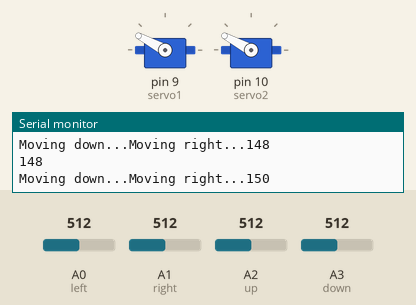
Bench run of a sketch on a simulated Arduino Uno, built with avr-gcc and run on an emulated ATmega328P. On the bench: 2 × servo, the last lines printed to the serial monitor. Inputs (shaded band) come from the test bench; at power-on: A0 (left) = 512, A1 (right) = 512, A2 (up) = 512, A3 (down) = 512.

Above: at 1.2 s.
1.3 s: A0 (left) set to 620
3.2 s: A0 (left) set to 642
4.8 s: A1 (right) set to 327
7.8 s: A1 (right) set to 292
At 8.0 s:
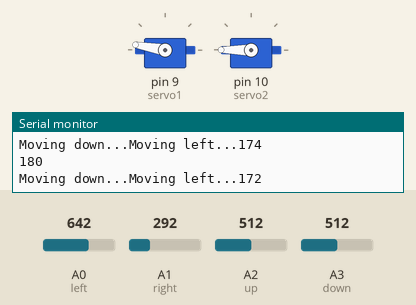
At 8.63 s:
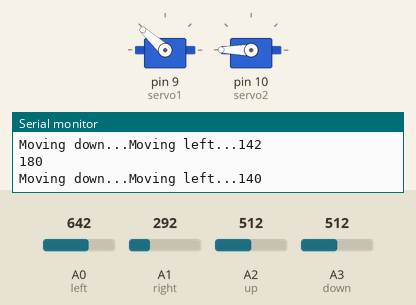
10.8 s: A2 (up) set to 863
At 12.2 s:
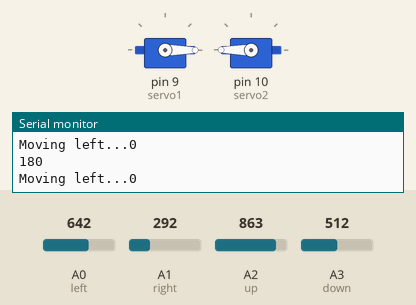
12.6 s: A2 (up) set to 881
At 16.4 s:
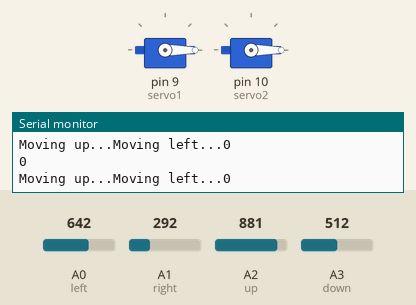
Timing chart, 0 to 16.6 s (numbered marks = the images above; inputs shaded):
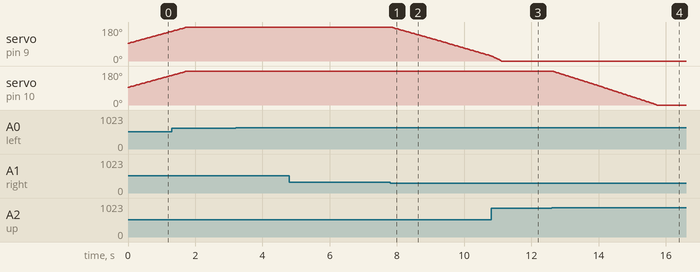

Measured:
- the behaviour switches between 309 and 308 on A1 (right) (found by bisection; images 0 and 1)
- the behaviour switches between 871 and 872 on A2 (up) (found by bisection; images 3 and 4)
- after the input at 7.8 s, servo on pin 9 (servo1): moves from 180° to 28° over 2.9 s, starting at once
- after the input at 12.6 s, servo on pin 10 (servo2): moves from 180° to 0° over 3.1 s, starting at once

The sketch:

ldr.ino
```cpp
#define left A0  // sensor's left
#define right A1 // sensor's right
#define up A2  // sensor's up
#define down A3 // sensor's down

int threshold = 25;
int pos1 =90;
int pos2 =90;

#include <Servo.h>
Servo servo1,servo2;      //initialize a servo object for the connected servo

void setup()
{
  servo1.attach(9);servo2.attach(10);   // attach the signal pin of servo to pin9 of arduino
 pinMode(left, INPUT);
 pinMode(up, INPUT);
 pinMode(down, INPUT);
 pinMode(right, INPUT);
 Serial.begin(9600);
}
int direction1()
{
  int r=analogRead(right),l=analogRead(left);
  int rt=map(analogRead(right),520,960,0,100),lt=map(analogRead(left),700,960,0,100);// 0 - dark and 1023 - light
  //Serial.print(r);Serial.print(", ");Serial.print(l);
  return rt-lt;
}
int direction2()
{
  int r=analogRead(up),l=analogRead(down);
  int rt=map(analogRead(up),400,930,0,100),lt=map(analogRead(down),130,730,0,100);// 0 - dark and 1023 - light
  //Serial.print(r);Serial.print(", ");Serial.print(l);
  return rt-lt;
}
void loop()
{
 int dir2 = direction2(),dir1 = direction1(),r=0,l=0;
  if(dir2>threshold){Serial.print("Moving up...");pos2-=2;}
  else if(dir2<-1*threshold){Serial.print("Moving down...");pos2+=2;}
  else r=1;
  if(dir1>threshold){Serial.print("Moving right...");pos1+=2;}
  else if(dir1<-1*threshold){Serial.print("Moving left...");pos1-=2;}
  else l=1;
  if(pos2>180)pos2=180;if(pos2<0)pos2=0;if(pos1>180)pos1=180;if(pos1<0)pos1=0;
  if(r&l){Serial.print("Sun at focus...");}
  else{
  Serial.println(pos1);servo1.write(pos1);
  Serial.println(pos2);servo2.write(pos2);}
}
```
